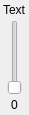
<?xml version="1.0" encoding="UTF-8"?>
<ui version="4.0">
 <class>LabeledSlider</class>
 <widget class="QFrame" name="LabeledSlider">
  <property name="geometry">
   <rect>
    <x>0</x>
    <y>0</y>
    <width>29</width>
    <height>115</height>
   </rect>
  </property>
  <property name="windowTitle">
   <string>Frame</string>
  </property>
  <layout class="QVBoxLayout" name="verticalLayout">
   <property name="spacing">
    <number>3</number>
   </property>
   <property name="leftMargin">
    <number>3</number>
   </property>
   <property name="topMargin">
    <number>3</number>
   </property>
   <property name="rightMargin">
    <number>3</number>
   </property>
   <property name="bottomMargin">
    <number>3</number>
   </property>
   <item alignment="Qt::AlignHCenter">
    <widget class="QLabel" name="textLabel">
     <property name="text">
      <string>Text</string>
     </property>
    </widget>
   </item>
   <item alignment="Qt::AlignHCenter">
    <widget class="CustomSlider" name="slider">
     <property name="orientation">
      <enum>Qt::Vertical</enum>
     </property>
    </widget>
   </item>
   <item alignment="Qt::AlignHCenter">
    <widget class="QLabel" name="valueLabel">
     <property name="text">
      <string>0</string>
     </property>
    </widget>
   </item>
  </layout>
 </widget>
 <customwidgets>
  <customwidget>
   <class>CustomSlider</class>
   <extends>QSlider</extends>
   <header>gui/custom_slider.hpp</header>
  </customwidget>
 </customwidgets>
 <resources/>
 <connections/>
</ui>
